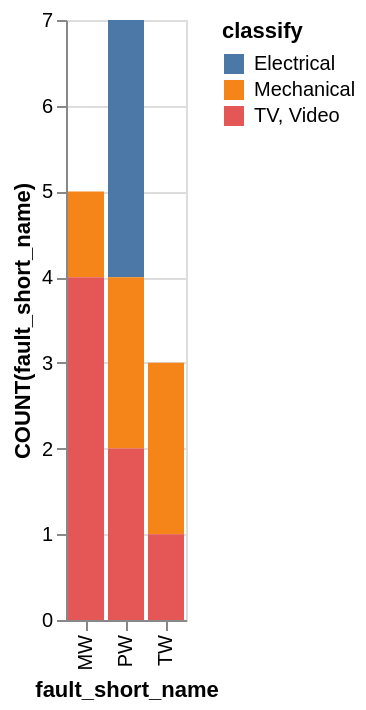

Describe this chart as a Vega-Lite specification.
### Vega-Lite specification from a JSON file in a GitHub repository (floating-point values rounded to 4 significant figures)
{"data": {"values": [{"x_data": "MW", "y_data": 0, "classify": "Electrical"}, {"x_data": "PW", "y_data": 3, "classify": "Electrical"}, {"x_data": "TW", "y_data": 0, "classify": "Electrical"}, {"x_data": "MW", "y_data": 1, "classify": "Mechanical"}, {"x_data": "PW", "y_data": 2, "classify": "Mechanical"}, {"x_data": "TW", "y_data": 2, "classify": "Mechanical"}, {"x_data": "MW", "y_data": 4, "classify": "TV, Video"}, {"x_data": "PW", "y_data": 2, "classify": "TV, Video"}, {"x_data": "TW", "y_data": 1, "classify": "TV, Video"}]}, "mark": "bar", "encoding": {"x": {"field": "x_data", "type": "nominal", "title": "fault_short_name", "sort": "ascending"}, "y": {"field": "y_data", "type": "quantitative", "title": "COUNT(fault_short_name)"}, "color": {"field": "classify"}}}
